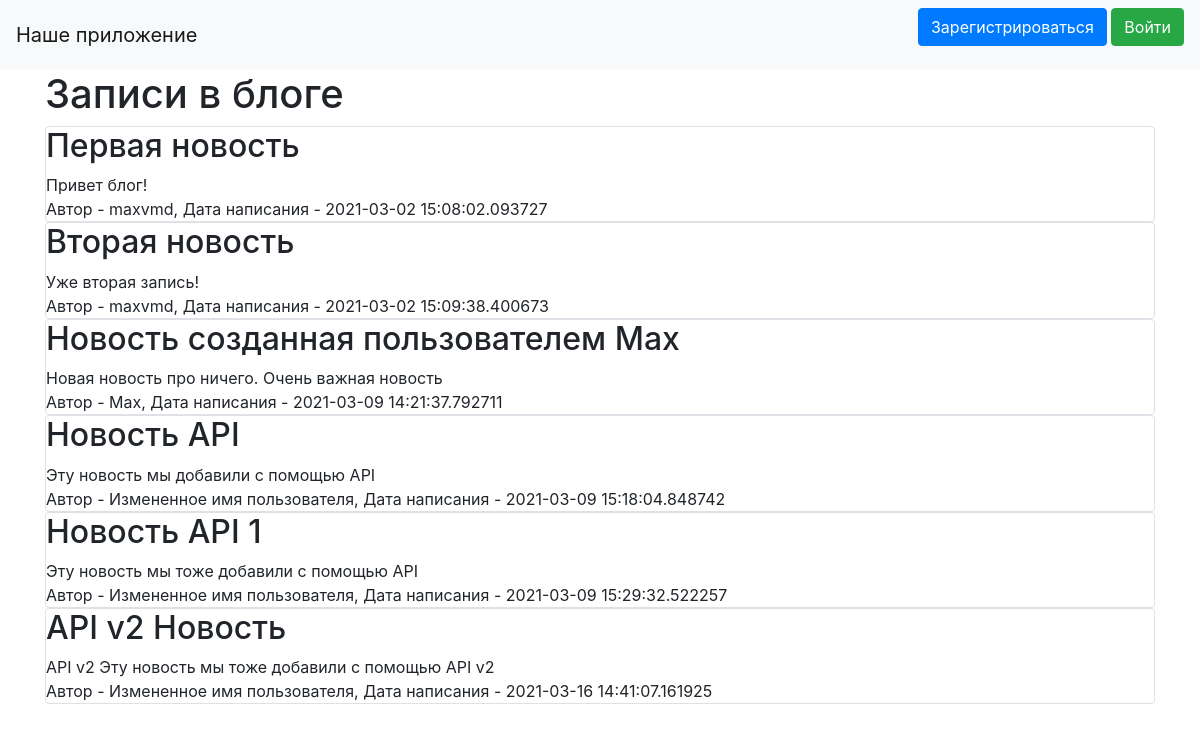
The page / on the database its author committed.
### data/news.py (models this page shows, shortened)
class News(SqlAlchemyBase, SerializerMixin):
    __tablename__ = 'news'
    id = sqlalchemy.Column(sqlalchemy.Integer,
                           primary_key=True, autoincrement=True)
    title = sqlalchemy.Column(sqlalchemy.String, nullable=True)
    content = sqlalchemy.Column(sqlalchemy.String, nullable=True)
    created_date = sqlalchemy.Column(sqlalchemy.DateTime,
                                     default=datetime.datetime.now)
    is_private = sqlalchemy.Column(sqlalchemy.Boolean, default=True)
    is_published = sqlalchemy.Column(sqlalchemy.Boolean, default=True)
    user_id = sqlalchemy.Column(sqlalchemy.Integer,
                                sqlalchemy.ForeignKey("users.id"))
    user = orm.relation('User')

### data/users.py (models this page shows, shortened)
class User(SqlAlchemyBase, UserMixin, SerializerMixin):
    __tablename__ = 'users'
    id = sqlalchemy.Column(sqlalchemy.Integer,
                           primary_key=True, autoincrement=True)
    name = sqlalchemy.Column(sqlalchemy.String, nullable=True)
    about = sqlalchemy.Column(sqlalchemy.String, nullable=True)
    email = sqlalchemy.Column(sqlalchemy.String,
                              index=True, unique=True, nullable=True)
    hashed_password = sqlalchemy.Column(sqlalchemy.String, nullable=True)
    created_date = sqlalchemy.Column(sqlalchemy.DateTime,
                                     default=datetime.datetime.now)
    news = orm.relation("News", back_populates='user')

### main.py (the view)
@app.route("/")
def index():
    db_sess = db_session.create_session()
    if current_user.is_authenticated:
        news = db_sess.query(News).filter(
            (News.user == current_user) | (News.is_private != True))
    else:
        news = db_sess.query(News).filter(News.is_private != True)
    return render_template("index.html", news=news)

### data/db_session.py (called while the page is built)
def create_session() -> Session:
    global __factory
    return __factory()

### templates/index.html (shortened to what this page needs)
{% extends "base.html" %}
{% block content %}
<h1>Записи в блоге</h1>
{% for item in news%}
<div class="col-md6 border rounded">
    <h2>{{item.title}}</h2>
    <div>
        {{item.content}}
    </div>
    <div>
        Автор - {{item.user.name}}, Дата написания - {{item.created_date}}
    </div>
</div>
{% endfor %}
{% endblock %}

### templates/base.html (shortened to what this page needs)
<!doctype html>
<html lang="en">
<head>
    <link rel="stylesheet"
          href="https://stackpath.bootstrapcdn.com/bootstrap/4.4.1/css/bootstrap.min.css"
>
</head>
<body>
<header>
    <nav class="navbar navbar-light bg-light">
        <a class="navbar-brand" href="#">Наше приложение</a>
        {% if current_user.is_authenticated %}
            <a class="navbar-brand" href="/logout">{{ current_user.name }}</a>
        {% else %}
            <p>
                <a class="btn btn-primary " href="/register">Зарегистрироваться</a>
                <a class="btn btn-success" href="/login">Войти</a>
            </p>
        {% endif %}
    </nav>
</header>
<main role="main" class="container">
    {% block content %}{% endblock %}
</main>
</body>
</html>

### rows shown on the page
News: title "Первая новость", content "Привет блог!", user.name "maxvmd", created_date "2021-03-02 15:08:02.093727"
News: title "Вторая новость", content "Уже вторая запись!", user.name "maxvmd", created_date "2021-03-02 15:09:38.400673"
News: title "Новость созданная пользователем Max", content "Новая новость про ничего. Очень важная новость", user.name "Max", created_date "2021-03-09 14:21:37.792711"
News: title "Новость API", content "Эту новость мы добавили с помощью API", user.name "Измененное имя пользователя", created_date "2021-03-09 15:18:04.848742"
News: title "Новость API 1", content "Эту новость мы тоже добавили с помощью API", user.name "Измененное имя пользователя", created_date "2021-03-09 15:29:32.522257"
News: title "API v2 Новость", content "API v2 Эту новость мы тоже добавили с помощью API v2", user.name "Измененное имя пользователя", created_date "2021-03-16 14:41:07.161925"
